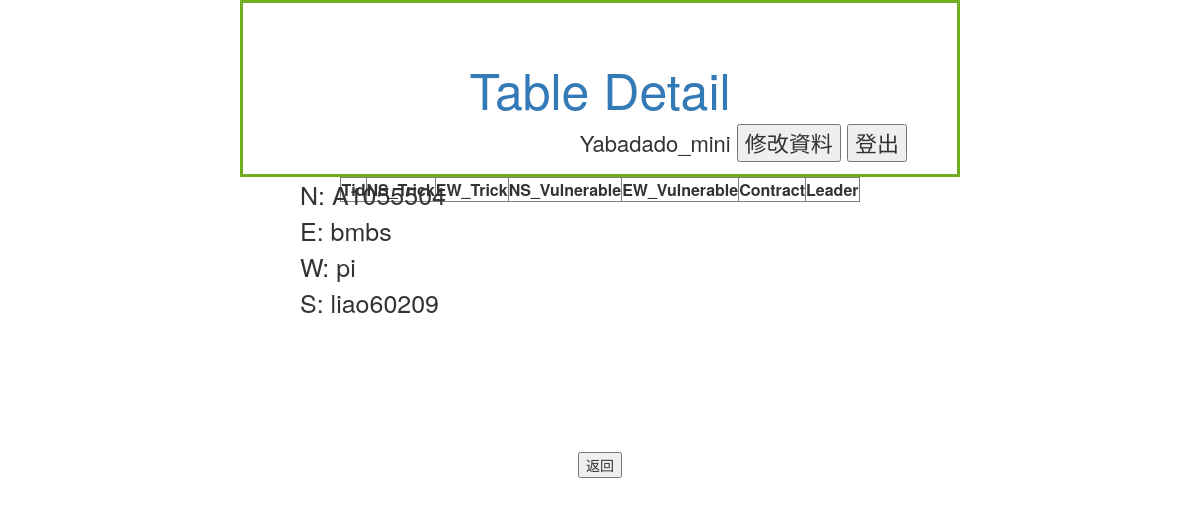
The app's page /Member/Table/12 (signed in) with its own data.
### Member/models.py (models this page shows, shortened)
class seat(models.Model):
    class Meta:
        unique_together = (('position','TableID'),('PlayerID','TableID'))
    position = models.CharField(max_length=1)   #Eg. N/E/W/S
    TableID = models.ForeignKey('table',on_delete=models.CASCADE)
    PlayerID = models.ForeignKey(User,on_delete=models.SET_NULL,null=True)

### Member/views.py (the view, shortened to what this page needs)
# urls.py: path('Table/',views.tableinformation,name = 'table'),
@login_required(login_url='/Member/login/')
def tableinformation(request,tid='x'):
	permission = False
	seats = seat.objects.filter(PlayerID=request.user.id)
	mytable = []
	for s in seats:
		mytable.append(s.TableID.pk)
	mytable = set(mytable)		#去除重複
	tables = table.objects.filter(pk__in=mytable)		#一般使用者
	if request.user.is_staff==True:
		permission = True			#管理者
		tables = table.objects.all()
	name = Name(request)
	tables = tables.filter(pk=tid)
	Nseat = seat.objects.filter(TableID=tid,position="N")
	Eseat = seat.objects.filter(TableID=tid, position="E")
	Wseat = seat.objects.filter(TableID=tid, position="W")
	Sseat = seat.objects.filter(TableID=tid, position="S")
	Rounds = rounds.objects.filter(T_id=tid)
	return render(request,"Member/tabledetail.html",locals())

### Member/views.py (called while the page is built)
def Name(request):
	name = request.user.first_name
	if name == "":
		name = request.user.username
	return name

### Member/templates/Member/tabledetail.html (shortened to what this page needs)
{% extends 'Member/base.html' %}
{%block title%}
    Table Detail
{%endblock%}
{%block user%}
        {{name}}
        <input type="button" value="修改資料" onclick="location='/Member/modify/'">
        <input type="button" value="登出" onclick="location='/Member/logout/'">
{%endblock%}
{%block content%}
<div style="position:absolute;left:300px;font-size:25px;text-align:justify;">
    N:   {%for seat in Nseat%}{{seat.PlayerID}}{%endfor%}<br>
    E:   {%for seat in Eseat%}{{seat.PlayerID}}{%endfor%}<br>
    W:   {%for seat in Wseat%}{{seat.PlayerID}}{%endfor%}<br>
    S:   {%for seat in Sseat%}{{seat.PlayerID}}{%endfor%}<br>
</div>
<div>
    <table style="text-align:center;" border="1" cellpadding="0" cellspacing="0" align="center" valign="middle">
        <tr><th>Tid</th>
        <th>NS_Trick</th>
        <th>EW_Trick</th>
        <th>NS_Vulnerable</th>
        <th>EW_Vulnerable</th>
        <th>Contract</th>
        <th>Leader</th>
    </table>
</div>
{%endblock%}

### records on screen
seat: PlayerID "A1055504"
seat: PlayerID "bmbs"
seat: PlayerID "pi"
seat: PlayerID "liao60209"

### other values on screen
{{ name }} "Yabadado_mini"
